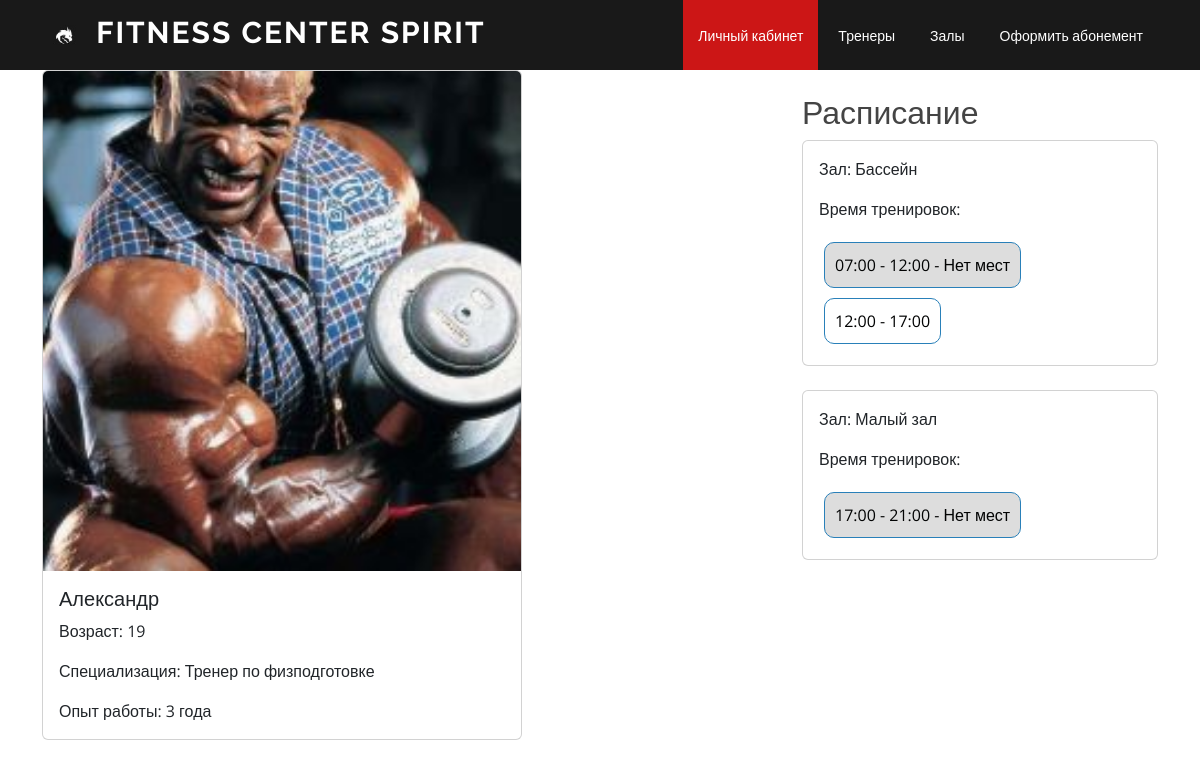
/1, run on an earlier commit of the app's database.
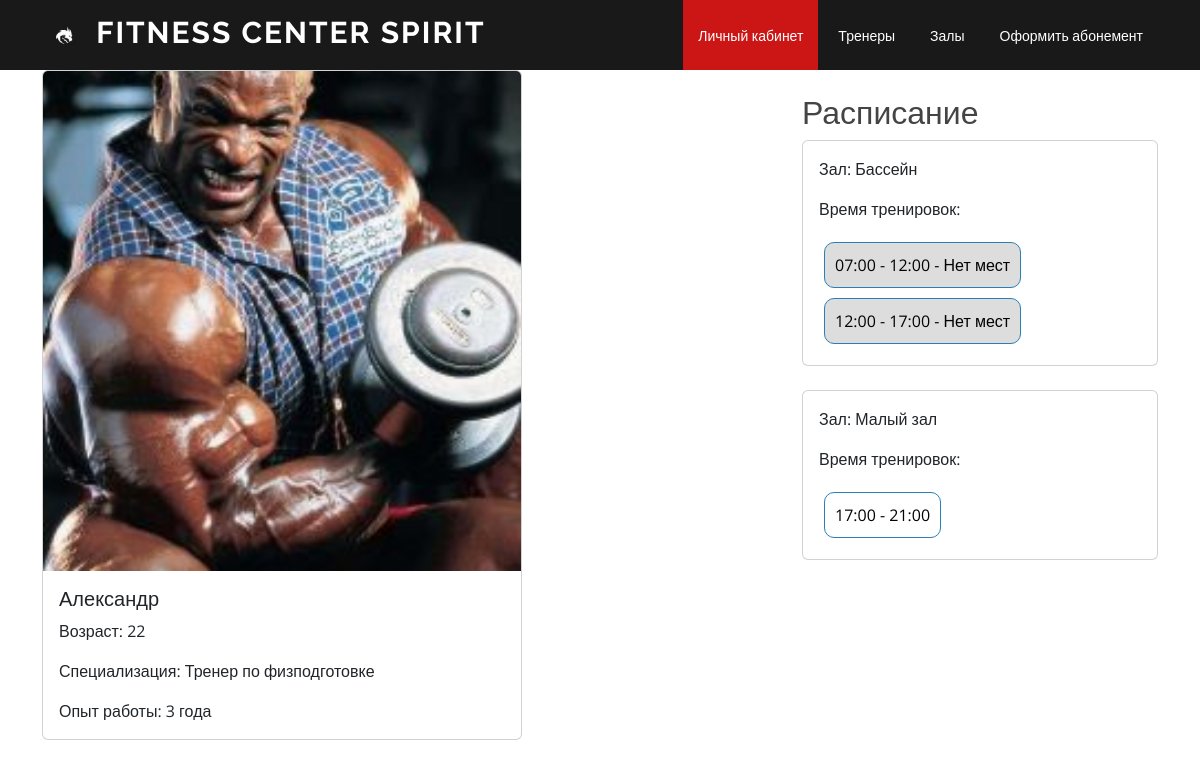
And on a later commit of the database.
### main/models.py (models this page shows, shortened)
class Coach(models.Model):
    name = models.CharField('Имя тренера', max_length=30)
    age = models.IntegerField('Возраст', null=True, blank=True)
    qualification = models.CharField('Специализация', max_length=30, null=True, blank=True)
    experience = models.CharField('Опыт работы', max_length=30, null=True, blank=True)
    gym = models.ManyToManyField(Gym, related_name='Залы')
    image = models.ImageField(null=True, blank=True, upload_to='coachs/')
    is_coach = models.BooleanField('без тренера', blank=True, default=False)
    class Meta:
        verbose_name = 'Тренер'
        verbose_name_plural = 'Тренеры'

class Schedule(models.Model):
    coach = models.ForeignKey(Coach, on_delete=models.CASCADE)
    gym = models.ForeignKey(Gym, on_delete=models.CASCADE)
    start = models.CharField("Время тренировки",max_length=30)
    number = models.IntegerField('Количество человек', blank=True, default=0)
    is_busy = models.BooleanField('Время переполнено', blank=True, default=False)
    class Meta:
        verbose_name = 'Расписание'
        verbose_name_plural = 'Расписание'

### main/views.py (the view)
# urls.py: path('<int:pk>', CoachView.as_view(), name='coachview')
class CoachView(DetailView):
    model = Coach
    template_name = 'main/coach_view.html'
    context_object_name = 'coach'
    def get_context_data(self, **kwargs):
        context = super().get_context_data(**kwargs)
        coach = self.get_object()
        coach_cards = Card.objects.filter(coach=coach)
        coach_schedule = Schedule.objects.filter(coach=coach)
        context['coach_cards'] = coach_cards
        context['schedule'] = coach_schedule
        return context

### main/models.py (called while the page is built)
    def __str__(self):
        return self.name

### main/templates/main/coach_view.html (shortened to what this page needs)
{% extends 'main/base.html' %}
{% load static %}
{% block content %}
<div class="container position-relative">
    <div class="row">
        <div class="col-md-8">
            <div class="card-deck">
                <div class="card" style="width: 30rem">
                    {% if coach.image %}
                    <img src="{{coach.image.url}}" class="card-img-top" alt="..." style="object-fit: cover; height: 500px;">
                    {% else %}
                    <img src="{% static 'main/image/загружено.jpg' %}" class="card-img-top" alt="..." style="object-fit: cover; height: 500px;">
                    {% endif %}
                    <div class="card-body">
                        <h5 class="card-title">{{coach.name}}</h5>
                        <p class="card-text">Возраст: {{coach.age}}</p>
                        <p class="card-text">Специализация: {{coach.qualification}}</p>
                        <p class="card-text">Опыт работы: {{coach.experience}}</p>
                    </div>
                </div>
            </div>
        </div>
        <div class="col-md-4"><br>
            <h2> Расписание </h2>
            {% regroup schedule by gym as gym_entries %}
            {% for gym_entry in gym_entries %}
            <div class="card">
                <div class="card-body">
                    <p class="card-text">Зал: {{ gym_entry.grouper }}</p>
                    <p class="card-text">Время тренировок:</p>
                    <div class="schedule">
                        {% for entry in gym_entry.list %}
                            <div class="schedule-entry {% if entry.is_busy %}busy-time{% endif %}">
                                {{ entry.start }}{% if entry.is_busy %} - Нет мест{% endif %}
                            </div>
                        {% endfor %}
                    </div>
                </div>
            </div><br>
            {% endfor %}
        </div>
    </div>
</div>
<link rel="stylesheet" href="{% static 'main/css/main.css' %}">
{% endblock %}

What changed in the data, as far as the page shows it:
changed Coach "Александр": age "19" → "22"
changed Schedule (number 2 of 3 on the later page): now shows "- Нет мест"
changed Schedule (number 3 of 3 on the later page): no longer shows "- Нет мест"
